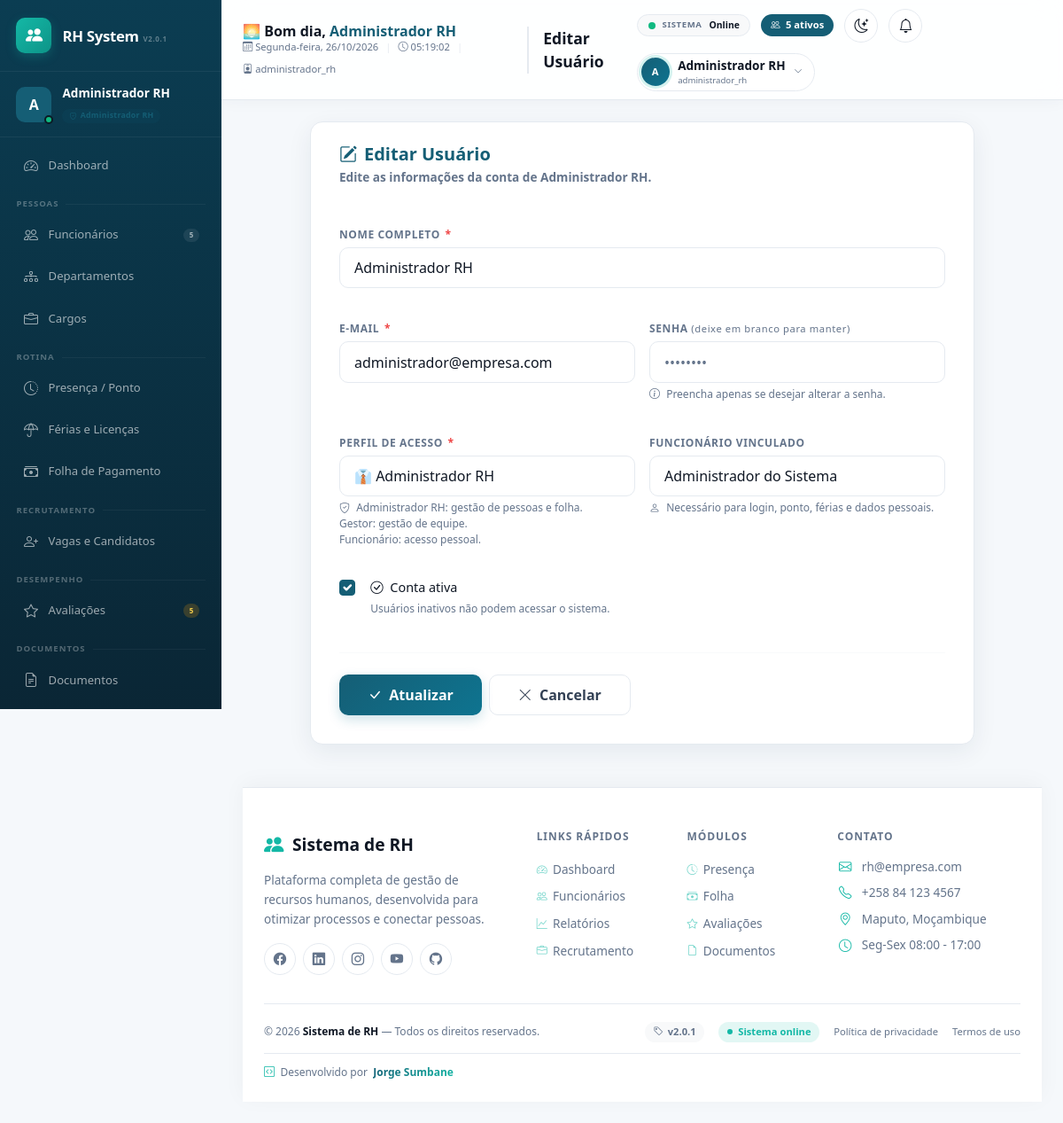
The app's page /modules/usuarios/editar.php?id=2 (signed in) with its own data.
### tables this page shows
CREATE TABLE usuarios (
    id INT AUTO_INCREMENT PRIMARY KEY,
    nome VARCHAR(150) NOT NULL,
    email VARCHAR(150) NOT NULL UNIQUE,
    senha_hash VARCHAR(255) NOT NULL,
    perfil ENUM('super_admin','administrador_rh','gestor','funcionario','auditor') NOT NULL DEFAULT 'funcionario',
    funcionario_id INT NULL,  
    ativo TINYINT(1) NOT NULL DEFAULT 1,
    tentativas_login INT NOT NULL DEFAULT 0,
    bloqueado_ate DATETIME NULL,
    tema_preferido ENUM('claro','escuro') NOT NULL DEFAULT 'claro',
    ultimo_login DATETIME NULL,
    criado_em DATETIME NOT NULL DEFAULT CURRENT_TIMESTAMP,
    CONSTRAINT fk_usuario_funcionario FOREIGN KEY (funcionario_id) REFERENCES funcionarios(id) ON DELETE SET NULL
);

CREATE TABLE funcionarios (
    id INT AUTO_INCREMENT PRIMARY KEY,
    nome VARCHAR(150) NOT NULL,
    cpf VARCHAR(20) NOT NULL UNIQUE,  
    rg VARCHAR(30) NULL,
    data_nascimento DATE NULL,
    genero ENUM('masculino','feminino','outro') NULL,
    email VARCHAR(150) NOT NULL UNIQUE,
    telefone VARCHAR(30) NULL,
    endereco VARCHAR(255) NULL,
    data_admissao DATE NOT NULL,
    data_demissao DATE NULL,
    cargo_id INT NOT NULL,
    departamento_id INT NOT NULL,
    salario DECIMAL(10,2) NOT NULL DEFAULT 0,
    status ENUM('ativo','inativo','ferias','licenca') NOT NULL DEFAULT 'ativo',
    foto VARCHAR(255) NULL,
    criado_em DATETIME NOT NULL DEFAULT CURRENT_TIMESTAMP,
    atualizado_em DATETIME NOT NULL DEFAULT CURRENT_TIMESTAMP ON UPDATE CURRENT_TIMESTAMP,
    CONSTRAINT fk_func_cargo FOREIGN KEY (cargo_id) REFERENCES cargos(id) ON DELETE RESTRICT,
    CONSTRAINT fk_func_departamento FOREIGN KEY (departamento_id) REFERENCES departamentos(id) ON DELETE RESTRICT
);

### includes/bootstrap.php (called while the page is built, shortened)
<?php
spl_autoload_register(function (string $classe): void {
    $caminho = __DIR__ . '/../classes/' . $classe . '.php';
});
require_once __DIR__ . '/auth.php';
require_once __DIR__ . '/functions.php';

### classes/Database.php (called while the page is built, shortened)
<?php
class Database
{
    private static ?PDO $instance = null;
    public static function getConnection(): PDO
    {
        if (self::$instance === null) {
            $dsn = sprintf(
                'mysql:host=%s;port=%s;dbname=%s;charset=%s',
                DB_HOST,
                DB_PORT,
                DB_NAME,
                DB_CHARSET
            );
            $options = [
                PDO::ATTR_ERRMODE            => PDO::ERRMODE_EXCEPTION,
                PDO::ATTR_DEFAULT_FETCH_MODE => PDO::FETCH_ASSOC,
                PDO::ATTR_EMULATE_PREPARES   => false,
            ];
            try {
                self::$instance = new PDO($dsn, DB_USER, DB_PASS, $options);
                $offset = (new DateTime('now', new DateTimeZone(date_default_timezone_get())))->format('P');
                self::$instance->exec("SET time_zone = '{$offset}'");
            } catch (PDOException $e) {
                error_log('Erro de conexão com o banco: ' . $e->getMessage());
                die('Não foi possível conectar ao banco de dados. Verifique se o MySQL está em execução no XAMPP e se o banco "rh_sistema" foi importado (veja database/schema.sql).');
            }
        }
        return self::$instance;
    }
}

### classes/Usuario.php (called while the page is built, shortened)
<?php
class Usuario
{
    private PDO $db;
    public function __construct()
    {
        $this->db = Database::getConnection();
    }
    public function buscarPorId(int $id): ?array
    {
        $stmt = $this->db->prepare('SELECT * FROM usuarios WHERE id = :id');
        $stmt->execute([':id' => $id]);
        $resultado = $stmt->fetch();
        return $resultado ?: null;
    }
}

### includes/functions.php (called while the page is built, shortened)
<?php
function e(?string $texto): string
{
    return htmlspecialchars($texto ?? '', ENT_QUOTES, 'UTF-8');
}
    ?>

### includes/auth.php (called while the page is built, shortened)
<?php
function usuarioAtualPerfil(): string
{
    return $_SESSION['usuario_perfil'] ?? '';
}

### classes/Funcionario.php (called while the page is built, shortened)
<?php
class Funcionario
{
    private PDO $db;
    public function __construct()
    {
        $this->db = Database::getConnection();
    }
    public function listar(array $filtros = []): array
    {
        $sql = 'SELECT f.*, c.titulo AS cargo_titulo, d.nome AS departamento_nome
                FROM funcionarios f
                JOIN cargos c ON c.id = f.cargo_id
                JOIN departamentos d ON d.id = f.departamento_id
                WHERE 1=1';
        $params = [];
        if (!empty($filtros['status'])) {
            $sql .= ' AND f.status = :status';
            $params[':status'] = $filtros['status'];
        }
        $sql .= ' ORDER BY f.nome ASC';
        $stmt = $this->db->prepare($sql);
        $stmt->execute($params);
        return $stmt->fetchAll();
    }
}

### modules/usuarios/_form.php (the view, shortened to what this page needs)
<?php
$u = $usuario ?? [];
$ehEdicao = isset($u['id']);
?>
<form method="POST" novalidate class="form-premium">
    <div class="row g-3">
        <div class="col-12">
            <div class="mb-3">
                <label class="form-label">
                    Nome completo <span class="required-star">*</span>
                </label>
                <input type="text" name="nome" class="form-control <?= isset($erros) && empty($u['nome']) ? 'is-invalid' : '' ?>"
                       required value="<?= e($u['nome'] ?? '') ?>" placeholder="Ex: João Silva">
            </div>
        </div>
        <div class="col-12 col-md-6">
            <div class="mb-3">
                <label class="form-label">
                    E-mail <span class="required-star">*</span>
                </label>
                <input type="email" name="email" class="form-control <?= isset($erros) && empty($u['email']) ? 'is-invalid' : '' ?>"
                       required value="<?= e($u['email'] ?? '') ?>" placeholder="exemplo@empresa.com">
            </div>
        </div>
        <div class="col-12 col-md-6">
            <div class="mb-3">
                <label class="form-label">
                    Senha <?= $ehEdicao ? '<span class="text-muted" style="font-weight:400;text-transform:none;font-size:0.7rem;">(deixe em branco para manter)</span>' : '<span class="required-star">*</span>' ?>
                </label>
                <input type="password" name="senha" class="form-control"
                       <?= $ehEdicao ? '' : 'required' ?> minlength="6"
                       placeholder="<?= $ehEdicao ? '••••••••' : 'Mínimo 6 caracteres' ?>">
                <div class="form-text">
                    <i class="bi bi-info-circle me-1"></i>
                    <?= $ehEdicao ? 'Preencha apenas se desejar alterar a senha.' : 'A senha deve ter no mínimo 6 caracteres.' ?>
                </div>
            </div>
        </div>
        <div class="col-12 col-md-6">
            <div class="mb-3">
                <label class="form-label">
                    Perfil de acesso <span class="required-star">*</span>
                </label>
                <select name="perfil" class="form-select" required>
                    <option value="administrador_rh" <?= ($u['perfil'] ?? '') === PERFIL_ADMIN_RH ? 'selected' : '' ?>>
                        👔 Administrador RH
                    </option>
                </select>
                <div class="form-text">
                    <i class="bi bi-shield-check me-1"></i>
                    <?php if (usuarioAtualPerfil() === PERFIL_SUPER_ADMIN): ?>
                        Super Admin: acesso total ao sistema.
                    <?php else: ?>
                        Administrador RH: gestão de pessoas e folha.<br>
                        Gestor: gestão de equipe.<br>
                        Funcionário: acesso pessoal.
                    <?php endif; ?>
                </div>
            </div>
        </div>
        <div class="col-12 col-md-6">
            <div class="mb-3">
                <label class="form-label">Funcionário vinculado</label>
                <select name="funcionario_id" class="form-select">
                    <?php foreach ($funcionarios as $f): ?>
                        <option value="<?= $f['id'] ?>" <?= ($u['funcionario_id'] ?? '') == $f['id'] ? 'selected' : '' ?>>
                            <?= e($f['nome']) ?>
                        </option>
                    <?php endforeach; ?>
                </select>
                <div class="form-text">
                    <i class="bi bi-person me-1"></i>
                    Necessário para login, ponto, férias e dados pessoais.
                </div>
            </div>
        </div>
        <?php if ($ehEdicao): ?>
            <div class="col-12">
                <div class="mb-3 form-check">
                    <input type="checkbox" name="ativo" id="ativo" class="form-check-input" value="1" <?= ($u['ativo'] ?? 1) ? 'checked' : '' ?>>
                    <label class="form-check-label" for="ativo">
                        <i class="bi bi-check-circle me-1"></i> Conta ativa
                    </label>
                    <div class="form-text" style="margin-left:0;">
                        Usuários inativos não podem acessar o sistema.
                    </div>
                </div>
            </div>
        <?php endif; ?>
        <div class="col-12">
            <hr style="border-color:var(--rh-border);margin:0.5rem 0 1.5rem 0;">
            <div class="d-flex flex-wrap gap-2">
                <button type="submit" class="btn btn-primary">
                    <i class="bi bi-check-lg me-1"></i> <?= $ehEdicao ? 'Atualizar' : 'Criar' ?>
                </button>
                <a href="index.php" class="btn btn-outline-secondary">
                    <i class="bi bi-x-lg me-1"></i> Cancelar
                </a>
            </div>
        </div>
    </div>
</form>

### modules/usuarios/editar.php (shortened to what this page needs)
<?php
require_once __DIR__ . '/../../includes/bootstrap.php';
$id = (int) ($_GET['id'] ?? 0);
$usuarioModel = new Usuario();
$funcionarioModel = new Funcionario();
$usuario = $usuarioModel->buscarPorId($id);
$funcionarios = $funcionarioModel->listar(['status' => 'ativo']);
$erros = [];
require __DIR__ . '/../../includes/header.php';
?>
<div class="card" style="border-radius:var(--rh-radius);max-width:750px;margin:0 auto;">
    <div class="card-header bg-transparent border-0" style="padding:1.5rem 2rem 0 2rem;">
        <h5 class="mb-0" style="font-weight:700;color:var(--rh-primary);">
            <i class="bi bi-pencil-square me-2"></i>Editar Usuário
        </h5>
        <p class="text-muted small mt-1" style="font-size:0.85rem;">
            Edite as informações da conta de <strong><?= e($usuario['nome']) ?></strong>.
        </p>
    </div>
    <div class="card-body" style="padding:1.5rem 2rem 2rem 2rem;">
        <?php require __DIR__ . '/_form.php'; ?>
    </div>
</div>
<?php require __DIR__ . '/../../includes/footer.php'; ?>

### assets/css/style.css (style rules this page uses)
:root { --rh-primary: #155e75; --rh-primary-light: #0e7490; --rh-accent: #14b8a6; --rh-bg: #f5f8fb; --rh-card-bg: #ffffff; --rh-border: #e5eaf0; --rh-shadow: 0 8px 28px rgba(15, 41, 64, .07); --rh-shadow-hover: 0 16px 38px rgba(15, 41, 64, .12); --rh-text-primary: #0f1724; --rh-text-secondary: #334155; --rh-text-muted: #64748b; --rh-text-light: #f8fafc; --rh-sidebar-bg: linear-gradient(180deg, #0b3d52 0%, #0a2635 100%); --rh-topbar-bg: rgba(255, 255, 255, .88); --rh-success: #10b981; --rh-success-bg: #d1fae5; --rh-success-text: #065f46; --rh-danger: #ef4444; --rh-danger-bg: #fee2e2; --rh-danger-text: #991b1b; --rh-warning: #f59e0b; --rh-warning-bg: #fef3c7; --rh-warning-text: #92400e; --rh-info: #3b82f6; --rh-info-bg: #dbeafe; --rh-info-text: #1e40af; --rh-purple: #8b5cf6; --rh-purple-bg: #ede9fe; --rh-purple-text: #5b21b6; --rh-radius: 14px; }
html { min-height: 100%; overflow-y: auto; overflow-x: hidden; }
body { min-height: 100vh; margin: 0; background: var(--rh-bg); color: var(--rh-text-primary); font-family: 'Segoe UI', system-ui, -apple-system, sans-serif; overflow-x: hidden; overflow-y: auto; transition: background 0.3s ease, color 0.3s ease; }
.card { background: var(--rh-card-bg); border: 1px solid var(--rh-border); border-radius: var(--rh-radius); color: var(--rh-text-primary); box-shadow: var(--rh-shadow); transition: all 0.3s ease; }
.card-header { background: transparent; border-bottom: 1px solid var(--rh-border); font-weight: 700; color: var(--rh-text-primary); }
.card .text-muted { color: var(--rh-text-muted) !important; }
.form-control, .form-select { background: var(--bs-tertiary-bg); border: 1.5px solid var(--rh-border); color: var(--rh-text-primary); border-radius: 10px; padding: 0.62rem .8rem; transition: all 0.3s ease; }
.form-control::placeholder { color: var(--rh-text-muted); }
.form-label { color: var(--rh-text-secondary); font-size: 0.75rem; font-weight: 600; text-transform: uppercase; letter-spacing: 0.05em; margin-bottom: 0.3rem; }
.form-text { color: var(--rh-text-muted); font-size: 0.65rem; }
.btn { border-radius: 10px; font-weight: 650; transition: transform .18s ease, box-shadow .18s ease; }
.btn-primary { background: linear-gradient(135deg, var(--rh-primary), var(--rh-primary-light)); border: 0; color: #fff; box-shadow: 0 5px 14px rgba(14, 116, 144, .2); }
.btn-outline-secondary { border: 1.5px solid var(--rh-border); color: var(--rh-text-secondary); background: transparent; }
.text-muted { color: var(--rh-text-muted) !important; }
hr { border-color: var(--rh-border); }

### assets/css/dashboard.css (style rules this page uses)
:root { --dash-primary:#155e75; --dash-primary-2:#0e7490; --dash-teal:#14b8a6; --dash-purple:#7c3aed; --dash-orange:#f97316; --dash-radius:16px; --dash-shadow:0 10px 30px rgba(15,41,64,.08); --dash-shadow-hover:0 18px 44px rgba(15,41,64,.14); }

### assets/css/responsive.css (style rules this page uses)
html { overflow-x:hidden; }
body { min-width:320px; }

### modules/usuarios/_form.php (style rules this page uses)
.form-premium .form-label { font-size: 0.75rem; font-weight: 600; text-transform: uppercase; letter-spacing: 0.05em; color: var(--rh-text-muted); margin-bottom: 0.3rem; }
.form-premium .form-control, .form-premium .form-select { border-radius: 10px; border-color: var(--rh-border); padding: 0.65rem 1rem; transition: all 0.2s ease; background: var(--bs-body-bg); }
.form-premium .form-text { font-size: 0.75rem; color: var(--rh-text-muted); margin-top: 0.25rem; }
.form-premium .form-check { padding-left: 2.2rem; }
.form-premium .form-check-input { width: 1.1rem; height: 1.1rem; margin-left: -2.2rem; border-radius: 4px; border-color: var(--rh-border); cursor: pointer; }
.form-premium .form-check-input:checked { background-color: var(--rh-primary); border-color: var(--rh-primary); }
.form-premium .form-check-label { font-size: 0.9rem; font-weight: 500; cursor: pointer; }
.form-premium .btn-primary { background: linear-gradient(135deg, var(--rh-primary), var(--rh-primary-light)); border: 0; padding: 0.6rem 2rem; border-radius: 10px; font-weight: 600; transition: all 0.2s ease; }
.form-premium .btn-outline-secondary { border-radius: 10px; padding: 0.6rem 2rem; font-weight: 600; }
.form-premium .required-star { color: #ef4444; margin-left: 2px; }

### records on screen
usuarios: nome "Administrador RH", email "administrador@empresa.com", perfil "👔 Administrador RH", funcionario_id "Administrador do Sistema", ativo "☑"

### other values on screen
$avatarInicial "A"
$nomeUsuario "Administrador RH"
$perfilLabel "Administrador RH"
$totalFuncionarios "5"
$avaliacoesPendentes "5"
$diaSemana "Segunda-feira"
$perfilUsuario "administrador_rh"
$pageTitle "Editar Usuário"
$totalAtivos "5"
substr($nomeUsuario, 0, 1) "A"
